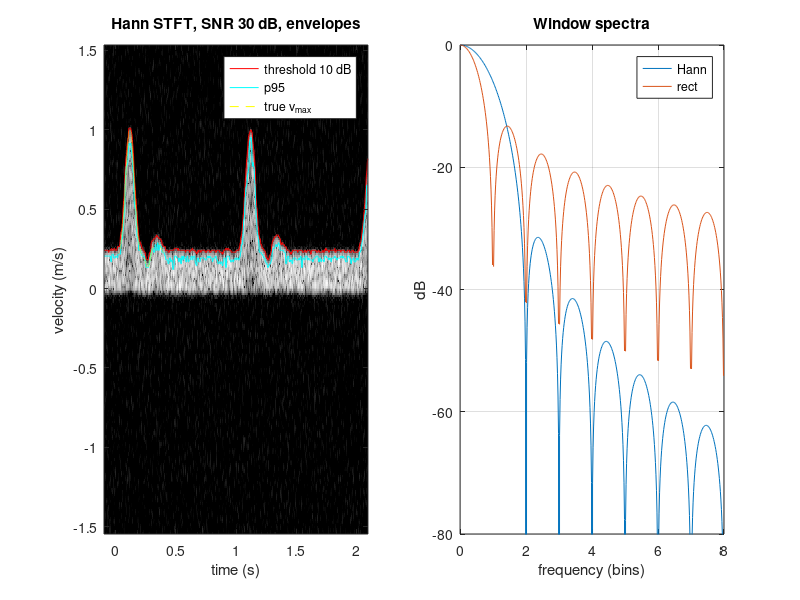

This figure's MATLAB source:
%% m29_spectrogram_indices.m
% Purpose : Spectral (PW) Doppler from slow-time IQ to clinical numbers.
%           Part 1: STFT windows (rect, Hann, Blackman): -6 dB width,
%                   sidelobes, time/velocity resolution, and the window that
%                   balances resolution against the systolic chirp.
%           Part 2: Welch averaging inside a fixed window: std/mean of a
%                   noise-only bin versus the number of segments.
%           Part 3: synthetic pulsatile PW signal (parabolic profile, whole
%                   lumen, scatterers with finite lifetime, optional aperture
%                   broadening), Hann STFT, maximum-frequency envelope by a
%                   threshold and a percentile method, and the indices PSV,
%                   EDV, TAMAX, PI, RI, S/D, VTI against the true waveform.
%           Part 4: volume flow Q = TAMEAN x area and its error budget.
%           Part 5: simplified Bernoulli dP = 4 v^2 against 0.5 rho v^2.
% Change  : PRF, Nw, hop, SNR list, F-number, threshold, percentile, wall
%           filter cut-off, vessel diameter, angle error.
% Expect  : f0 = 5 MHz, theta = 60 deg, PRF = 10 kHz: v_Nyq = 1.54 m/s;
%           peak f_D = 3247 Hz. Hann -6 dB width 2.00 bins (rect 1.21,
%           Blackman 2.30); Nw = 128 -> 12.8 ms, 156 Hz, 0.048 m/s.
%           True waveform: PSV 1.000, EDV 0.203, TAMAX 0.276 m/s, PI 2.89
%           (EDV form), RI 0.797, S/D 4.94, VTI 27.6 cm. A threshold fixed
%           10 dB above the noise reads EDV and TAMAX high at 30 dB SNR (RI
%           low) and close to the truth at 10 dB SNR; at 3 dB it traces
%           noise. The 95th percentile reads PSV about 6 % low at any SNR.
%           Aperture broadening (F# 2) raises the threshold PSV by about 20 %
%           while RI barely moves; a wall filter above the diastolic Doppler
%           removes EDV (RI -> 1).
rng(2);

%% Parameters
c     = 1540;          % speed of sound (m/s)
f0    = 5e6;           % transmit frequency (Hz)
theta = 60*pi/180;     % beam-to-flow angle (rad)
PRF   = 10e3;          % pulse repetition frequency (Hz)
Tcyc  = 1;             % cardiac period (s), 60 beats per minute
kf    = 2*f0*cos(theta)/c;      % Doppler Hz per m/s along the vessel
fprintf('kf = %.1f Hz per m/s, v_Nyq = %.3f m/s, peak f_D = %.0f Hz\n', kf, c*PRF/(4*f0*cos(theta)), kf*1.0);

% periodic illustrative waveform of the centreline (maximum) velocity, m/s
gw   = @(t, m, s) exp(-((mod(t - m + 0.5, 1) - 0.5)/s).^2);
vfun = @(t) 0.2 + 0.8*gw(mod(t/Tcyc,1), 0.12, 0.05) - 0.08*gw(mod(t/Tcyc,1), 0.27, 0.025) + 0.1*gw(mod(t/Tcyc,1), 0.34, 0.05);
tt = (0:1e-5:1-1e-5)';  vv = vfun(tt);
tru.PSV = max(vv);  tru.Vmin = min(vv);  tru.EDV = vfun(0);  tru.TAMAX = mean(vv);
tru.PI = (tru.PSV - tru.EDV)/tru.TAMAX;  tru.PIg = (tru.PSV - tru.Vmin)/tru.TAMAX;
tru.RI = (tru.PSV - tru.EDV)/tru.PSV;  tru.SD = tru.PSV/tru.EDV;  tru.VTI = tru.TAMAX*Tcyc*100;
fprintf('True waveform: PSV %.3f, EDV %.3f, Vmin %.3f (notch), TAMAX %.3f m/s\n', tru.PSV, tru.EDV, tru.Vmin, tru.TAMAX);
fprintf('  PI (PSV-EDV)/TAMAX = %.2f, PI (max-min)/TAMAX = %.2f, RI = %.3f, S/D = %.2f, VTI = %.1f cm\n', ...
    tru.PI, tru.PIg, tru.RI, tru.SD, tru.VTI);

%% Part 1: windows and resolution
fprintf('Part 1: windows (N = 128, zero-padded x64)\n   window    -6dB width(bins)  peak sidelobe(dB)\n');
N = 128;  n = (0:N-1)';  Z = 64*N;
wins = {ones(N,1), 0.5 - 0.5*cos(2*pi*n/N), 0.42 - 0.5*cos(2*pi*n/N) + 0.08*cos(4*pi*n/N)};
wname = {'rect', 'Hann', 'Blackman'};
for k = 1:3
    W = abs(fft(wins{k}, Z));  W = W(1:Z/2)/W(1);
    i6 = find(W < 0.5, 1);  f6 = (i6 - 2 + (W(i6-1) - 0.5)/(W(i6-1) - W(i6)))/64;   % -6 dB half width (bins), interpolated
    knull = find(diff(W) > 0, 1);  w6(k) = 2*f6;
    fprintf('   %-9s %8.2f          %8.1f\n', wname{k}, 2*f6, 20*log10(max(W(knull:end))));
end
fprintf('   Hann at PRF %.0f kHz:  Nw   dt(ms)  df-6dB(Hz)  dv(m/s, 5 MHz, 60 deg)\n', PRF/1e3);
for Nw = [32 64 128 256]
    df = w6(2)*PRF/Nw;
    fprintf('                         %4d  %6.1f   %7.1f      %.3f\n', Nw, Nw/PRF*1e3, df, df/kf);
end
dvdt = max(diff(vv))/1e-5;  fdot = dvdt*kf;  Topt = sqrt(2/fdot);
fprintf('   max dv/dt = %.1f m/s^2 -> df/dt = %.1f kHz/s; smear |fdot|T + 2/T is smallest at T = %.1f ms (Nw = %.0f)\n', ...
    dvdt, fdot/1e3, Topt*1e3, Topt*PRF);

%% Part 2: Welch averaging inside one window (white noise only)
Nw = 128;  nwin = 3000;  fprintf('Part 2: Welch, Nw = %d, Hann segments with 50 %% overlap, %d noise windows\n   K   seg len   std/mean measured   predicted\n', Nw, nwin);
for K = [1 2 4 8]
    L = floor(2*Nw/(K+1));  hop = floor(L/2);  w = 0.5 - 0.5*cos(2*pi*(0:L-1)'/L);
    P = zeros(nwin, 1);
    for r = 1:nwin
        x = (randn(Nw,1) + 1j*randn(Nw,1))/sqrt(2);  s = 0;
        for q = 0:K-1
            X = fft(x(q*hop + (1:L)) .* w, 256);  s = s + abs(X(65))^2;   % one bin at PRF/4
        end
        P(r) = s/K;
    end
    rho = (sum(w(1:hop).*w(hop+1:2*hop))/sum(w.^2))^2;   % power correlation of 50 %-overlapped segments
    pred = sqrt((1 + 2*(1 - 1/K)*rho*(K > 1))/K);
    fprintf('   %d   %4d       %.3f               %.3f\n', K, L, std(P)/mean(P), pred);
end

%% Part 3: synthetic pulsatile PW signal, STFT, envelope, indices
t0 = -0.1;  Ns = round(2.2*PRF);  tn = t0 + (0:Ns-1)'/PRF;     % 2 cycles plus margins
fmax = kf*vfun(tn);  F = cumsum(fmax)/PRF;                      % cumulative phase per unit velocity fraction
Lf = 300;  Ksc = 64;  wl = 0.5 - 0.5*cos(2*pi*(0:Lf-1)'/Lf);    % 30 ms scatterer lifetime, 64 alive at once
NwS = 128;  hopS = 20;  wS = 0.5 - 0.5*cos(2*pi*(0:NwS-1)'/NwS);  nf = 256;
fax = ((0:nf-1)' - nf/2)*PRF/nf;  pos = find(fax > 0);  neg = find(fax < -300);
cols = 1:hopS:(Ns - NwS + 1);  tc = tn(cols + NwS/2);  ncol = numel(cols);
fprintf('Part 3: Hann Nw = %d (%.1f ms), hop %d (%.0f columns/s), %d scatterers, lifetime %.0f ms\n', NwS, NwS/PRF*1e3, hopS, PRF/hopS, Ksc, Lf/PRF*1e3);
cases = [Inf 30 10 0;  Inf 30 20 0;  Inf 10 10 0;  Inf 10 3 0;  2 30 10 0;  Inf 30 10 900];   % F#, SNR dB, thr dB, wall cut Hz
nc = size(cases, 1);  nreal = 3;  res = zeros(nc, 2, 6);  tamean = 0;   % indices averaged over realizations and cycles
mf = @(x) median([x([1 1:end-1]) x x([2:end end]) x([1 1 1:end-2]) x([3:end end end])], 2);   % 5-column median
for r = 1:nreal
    % same scatterers (velocity fraction, amplitude, beam angles) with and without aperture broadening
    zz = zeros(Ns, 2);  alpha2 = atan(1/(2*2));
    for k = 1:Ksc
        st = round((k-1)*Lf/Ksc) - Lf;
        while st < Ns
            idx = st + (1:Lf)';  ok = idx >= 1 & idx <= Ns;
            u = rand;  a = (randn + 1j*randn)/sqrt(2);  q1 = 2*rand - 1;  q2 = 2*rand - 1;
            b = [1, (cos(theta + alpha2*q1) + cos(theta + alpha2*q2))/(2*cos(theta))];
            dF = F(idx(ok)) - F(min(max(st+1,1),Ns));
            for ib = 1:2, zz(idx(ok),ib) = zz(idx(ok),ib) + a*wl(ok).*exp(2j*pi*u*b(ib)*dF); end
            st = st + Lf;
        end
    end
    wn = (randn(Ns,1) + 1j*randn(Ns,1))/sqrt(2);                    % unit-power noise shared by all cases
    for ic = 1:nc
        Fn = cases(ic,1);  snr = 10^(cases(ic,2)/10);  thr = 10^(cases(ic,3)/10);  fwall = cases(ic,4);
        z = zz(:, 1 + (Fn == 2));  z = z + sqrt(mean(abs(z).^2)/snr)*wn;
        S = zeros(nf, ncol);
        for j = 1:ncol, S(:,j) = abs(fftshift(fft(z(cols(j)-1+(1:NwS)).*wS, nf))).^2; end
        Pn = mean(mean(S(neg,:)));                                % noise floor from the reverse-flow half
        S(abs(fax) < fwall, :) = 0;                               % ideal wall filter
        envT = zeros(ncol,1);  envP = zeros(ncol,1);  fmean = zeros(ncol,1);
        for j = 1:ncol
            p = S(pos,j);  above = p > thr*Pn;
            run3 = above & [false; above(1:end-1)] & [false; false; above(1:end-2)];
            i3 = find(run3, 1, 'last');  if ~isempty(i3), envT(j) = fax(pos(i3)); end
            q = p - Pn;  q(fax(pos) < fwall) = 0;  cq = cumsum(q);
            if cq(end) > 0, envP(j) = fax(pos(find(cq >= 0.95*cq(end), 1))); end
            fmean(j) = max(sum(fax(pos).*q)/max(sum(q), eps), 0);
        end
        envs = {mf(envT)/kf, mf(envP)/kf};
        for im = 1:2
            e = envs{im};
            for cy = 0:1
                in = tc >= cy & tc < cy + 1;  [~, i0] = min(abs(tc - cy));
                PSV = max(e(in));  EDV = e(i0);  TAM = mean(e(in));
                res(ic,im,:) = res(ic,im,:) + reshape([PSV EDV TAM (PSV-EDV)/TAM (PSV-EDV)/PSV PSV/EDV], 1, 1, 6)/(2*nreal);
            end
        end
        if ic == 1
            tamean = tamean + mean(fmean(tc >= 0 & tc < 2))/kf/nreal;
            if r == 1, S1 = S;  e1 = envs; end
        end
    end
end
fprintf('   (%d realizations x 2 cycles; same scatterers and noise in every case)\n', nreal);
fprintf('   F#   SNR thr wall | method      PSV    EDV   TAMAX   PI    RI    S/D   VTI(cm)\n');
fprintf('   true              |           %.3f  %.3f  %.3f  %.2f  %.3f  %5.2f  %.1f\n', tru.PSV, tru.EDV, tru.TAMAX, tru.PI, tru.RI, tru.SD, tru.VTI);
mname = {'threshold', 'p95'};
for ic = 1:nc
    for im = 1:2
        R = squeeze(res(ic,im,:))';
        fprintf('   %-4g %3.0f %3.0f %4.0f | %-9s %6.3f  %.3f  %.3f  %.2f  %.3f  %5.2f  %.1f\n', cases(ic,1), cases(ic,2), cases(ic,3), cases(ic,4), mname{im}, R, R(3)*Tcyc*100);
    end
end
fprintf('   TAMEAN (intensity-weighted mean, first case) = %.3f m/s (TAMAX/2 = %.3f)\n', tamean, tru.TAMAX/2);

%% Part 4: volume flow and its error budget
d = 6e-3;  A = pi*d^2/4;  Q = tru.TAMAX/2*A*6e7;
fprintf('Part 4: d = %.1f mm, A = %.2f mm^2, TAMEAN = TAMAX/2 = %.3f m/s -> Q = %.0f mL/min\n', d*1e3, A*1e6, tru.TAMAX/2, Q);
dth = 5*pi/180;  dd = 0.3e-3;
ea = cos(theta)./cos(theta + [dth -dth]) - 1;  ed = ((d + [dd -dd])/d).^2 - 1;
fprintf('   angle 60 +/- 5 deg: %+.1f / %+.1f %% (linear %.1f %%); diameter %.1f +/- %.1f mm: %+.2f / %+.2f %% (linear %.1f %%); RSS %.1f %%\n', ...
    100*ea, 100*tan(theta)*dth, d*1e3, dd*1e3, 100*ed, 100*2*dd/d, 100*hypot(tan(theta)*dth, 2*dd/d));
fprintf('   profile: centreline-only sample of a parabolic profile reads TAMEAN = TAMAX -> Q x 2.00\n');
fprintf('   Womersley number (R = 3 mm, 1 Hz, rho 1060, mu 3.5 mPa s) = %.1f\n', d/2*sqrt(2*pi*1*1060/3.5e-3));

%% Part 5: simplified Bernoulli
rho = 1060;  mmHg = 133.322;
fprintf('Part 5: 0.5*rho = %.3f mmHg per (m/s)^2 (rule: 4)\n', 0.5*rho/mmHg);
for v = [2 3 4 5]
    fprintf('   v = %d m/s: 4v^2 = %3.0f mmHg, 0.5 rho v^2 = %5.1f mmHg; 20 deg misalignment -> %5.1f mmHg (%.1f %%)\n', ...
        v, 4*v^2, 0.5*rho*v^2/mmHg, 4*(v*cos(20*pi/180))^2, 100*(cos(20*pi/180)^2 - 1));
end

%% Figures
figure('Position', [50 50 1100 380]);
subplot(1,2,1); imagesc(tc, fax/kf, 10*log10(S1/max(S1(:)) + 1e-6)); axis xy; caxis([-50 0]); colormap(gray);
hold on; plot(tc, e1{1}, 'r', tc, e1{2}, 'c', tt, vv, 'y--'); xlabel('time (s)'); ylabel('velocity (m/s)');
title('Hann STFT, SNR 30 dB, envelopes'); legend('threshold 10 dB', 'p95', 'true v_{max}');
subplot(1,2,2); W = abs(fft(wins{2}, Z)); plot((0:Z/2-1)/64, 20*log10(W(1:Z/2)/W(1))); hold on;
W = abs(fft(wins{1}, Z)); plot((0:Z/2-1)/64, 20*log10(W(1:Z/2)/W(1))); xlim([0 8]); ylim([-80 0]); grid on;
xlabel('frequency (bins)'); ylabel('dB'); legend('Hann', 'rect'); title('Window spectra');
